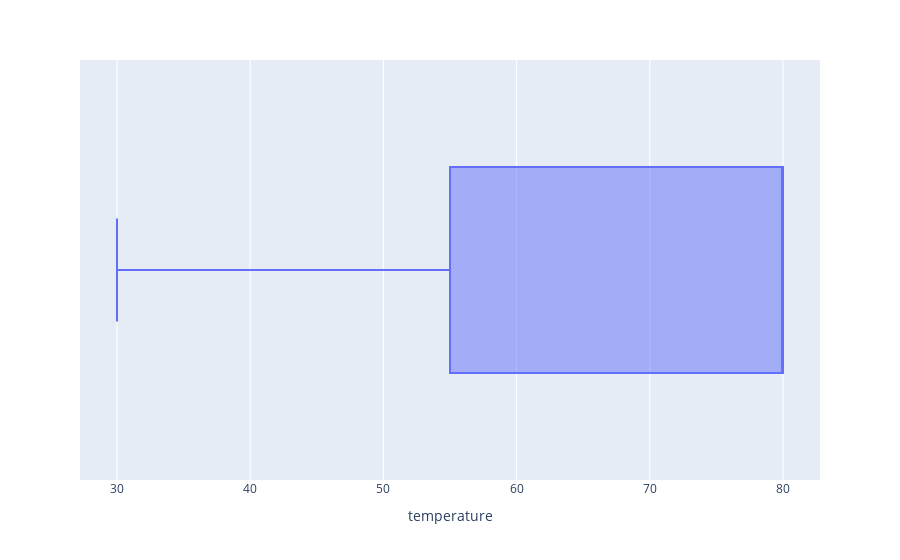

Notebook code cell kept with this figure:
### Markdown cell above
### Check the dataset for outliers

### Code cell
fig = px.box(data, x="temperature")
fig.show()

### Figure 1 — Plotly figure (JSON) as saved in the notebook; plotly's stock layout.template omitted (floating-point values rounded to 4 significant figures; data arrays with more than 128 entries replaced by an {"elided": "..."} marker saying what was removed)
{"data": [{"alignmentgroup": "True", "hovertemplate": "temperature=%{x}<extra></extra>", "legendgroup": "", "marker": {"color": "#636efa"}, "name": "", "notched": false, "offsetgroup": "", "orientation": "h", "showlegend": false, "type": "box", "x": {"elided": "12610 int values"}, "x0": " ", "xaxis": "x", "y0": " ", "yaxis": "y"}], "layout": {"boxmode": "group", "legend": {"tracegroupgap": 0}, "margin": {"t": 60}, "xaxis": {"anchor": "y", "domain": [0, 1], "title": {"text": "temperature"}}, "yaxis": {"anchor": "x", "domain": [0, 1]}}}
